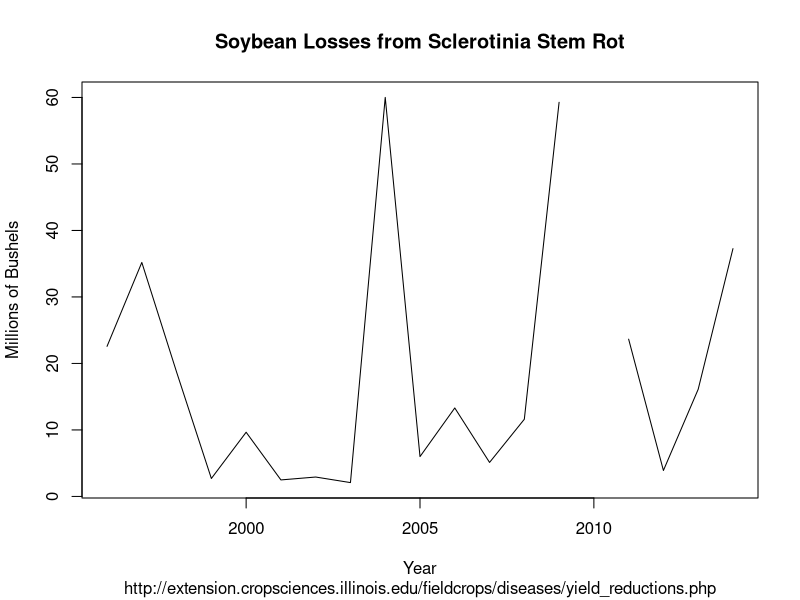

R code for this plot:

# soybean lossess from sclerotinia stem rot
# http://extension.cropsciences.illinois.edu/fieldcrops/diseases/yield_reductions.php
#
x <- c(22572000,
       35189000,
       18704000,
       2699000,
       9655000,
       2483000,
       2918000,
       2081178,
       60008000,
       5991000,
       13305000,
       5114000,
       11608000,
       59275000,
       23651000,
       3902656,
       16115617,
       37265435)

y <- 1996:2014
y <- setNames(y, y)
y[] <- NA
y[-15] <- x

format(mean(y, na.rm = TRUE), big.mark = ",")
plot(names(y), y/1e6, type = "l",
     xlab = "Year",
     ylab = "Millions of Bushels",
     main = "Soybean Losses from Sclerotinia Stem Rot",
     sub = "http://extension.cropsciences.illinois.edu/fieldcrops/diseases/yield_reductions.php")
